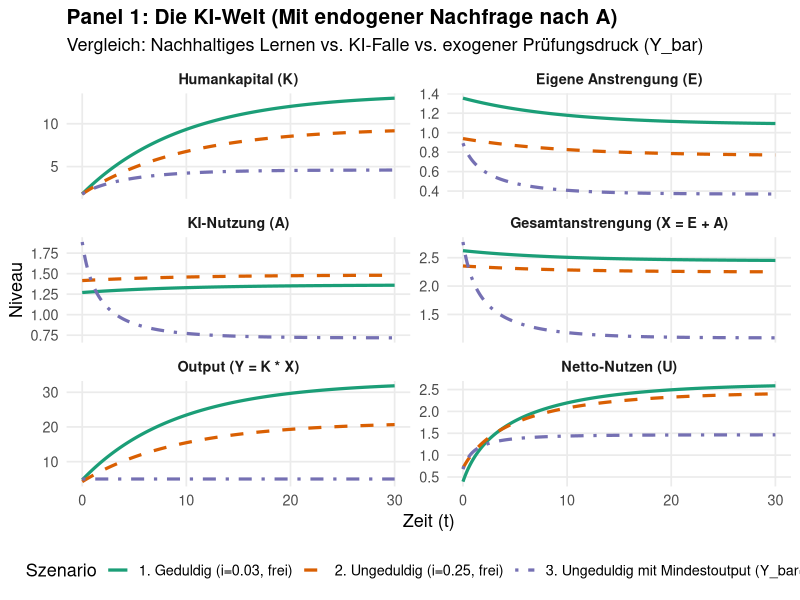
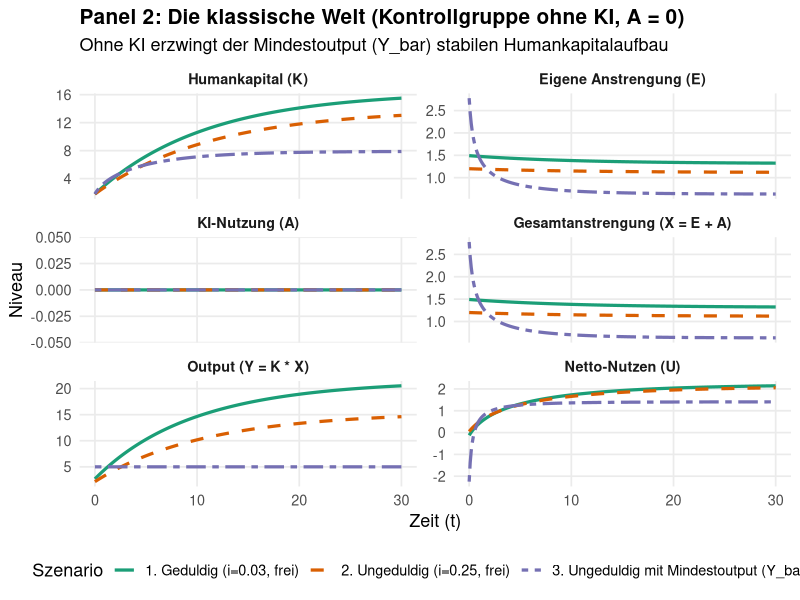
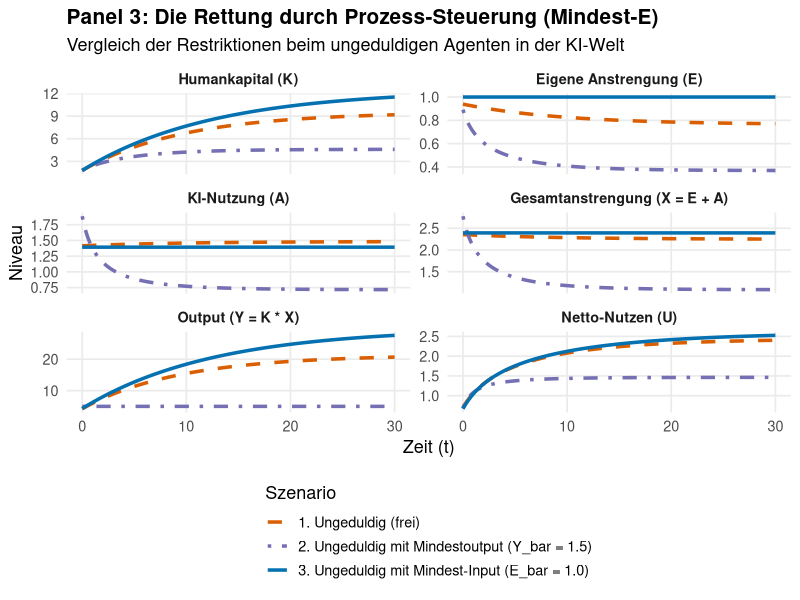
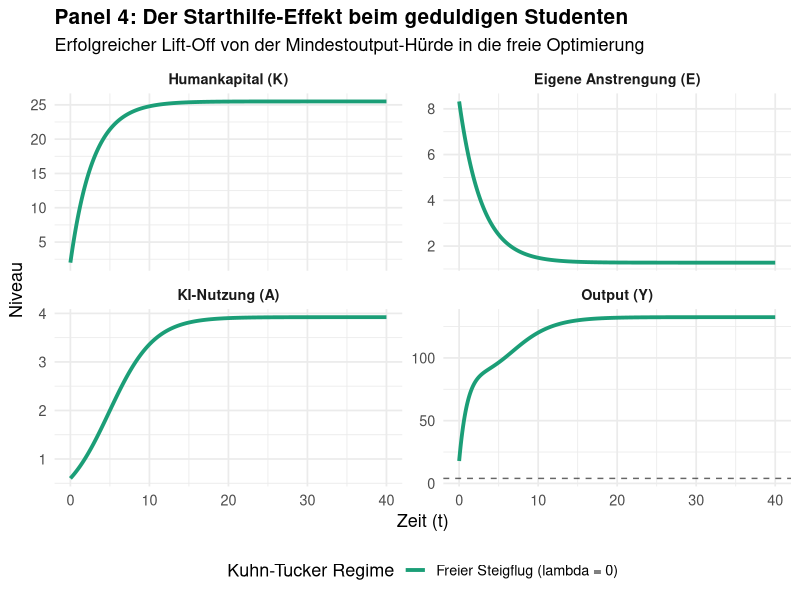
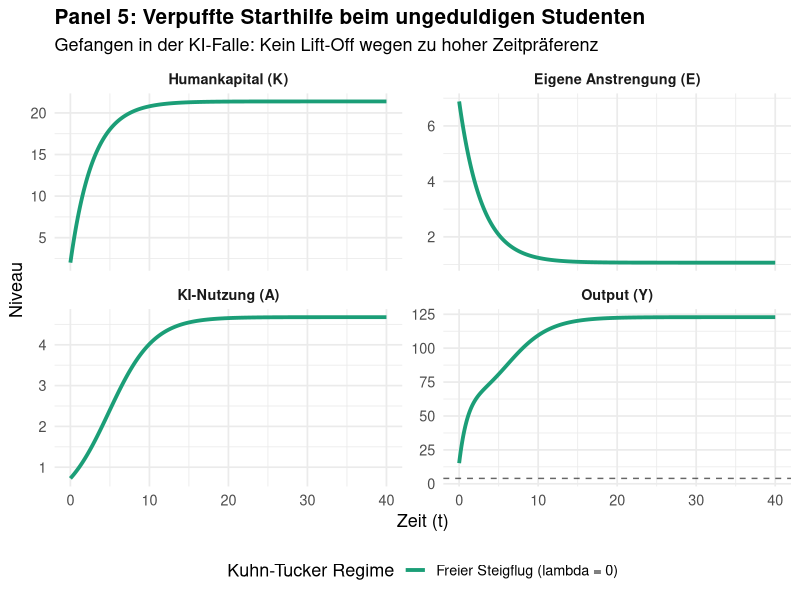

Reproduce these figures in R, in order.
## ---- chunk 1
#| message: false
#| warning: false
#| fig-cap: "Eine Illustration"

library(deSolve)
library(ggplot2)
library(dplyr)
library(tidyr)

# ==============================================================================
# 1. PARAMETER
# ==============================================================================
delta   <- 0.08     # Abschreibungsrate des Wissens
theta_E <- 1.00     # Arbeitsleid für eigenes Denken/Lernen
theta_A <- 0.30     # Geringes Disutility für KI-Nutzung
K_0     <- 1.80     # Identischer Start-Kapitalstock
Y_bar   <- 5     # Exogenes Mindestoutput-Niveau (für Restriktions-Fälle)

i_geduldig   <- 0.03 # Rationale Vorausschau / Geduld
i_ungeduldig <- 0.25 # Zu hohe Diskontrate / Ungeduld

# Labels für einheitliche Zuordnung in Plots
lbl_geduldig     <- "1. Geduldig (i=0.03, frei)"
lbl_ungeduldig   <- "2. Ungeduldig (i=0.25, frei)"
lbl_restringiert <- "3. Ungeduldig mit Mindestoutput (Y_bar=1.5)"

# ==============================================================================
# 2. SIMULATIONS-ENGINES
# ==============================================================================

# ------------------------------------------------------------------------------
# ENGINE A: MIT KI (Freie Optimierung über Sattelpfad)
# ------------------------------------------------------------------------------
get_EA_free <- function(mu, t_E, t_A) {
  a <- t_E * (t_E + t_A)
  b <- -mu * (2 * t_E + t_A)
  c <- mu^2 - t_A
  disc <- b^2 - 4 * a * c
  E <- (-b + sqrt(disc)) / (2 * a)
  A <- (t_E * E - mu) / t_A
  list(E = E, A = A)
}

sim_KI_free <- function(i_val, label, T_max = 30) {
  ss_eq <- function(mu) get_EA_free(mu, theta_E, theta_A)$E - (delta / ((i_val + delta) * mu))
  mu_star <- uniroot(ss_eq, interval = c(0.001, 10))$root
  K_star  <- 1 / ((i_val + delta) * mu_star)

  dE_dmu <- (get_EA_free(mu_star + 1e-6, theta_E, theta_A)$E - get_EA_free(mu_star, theta_E, theta_A)$E) / 1e-6
  J <- matrix(c(-delta, 1/(K_star^2), dE_dmu, i_val + delta), nrow = 2)
  ev <- eigen(J)
  beta <- (ev$values[which(ev$values < 0)] - (-delta)) / dE_dmu

  ode_model <- function(t, state, parms) {
    K <- state["K"]
    mu <- mu_star + beta * (K - K_star)
    dK <- get_EA_free(mu, theta_E, theta_A)$E - delta * K
    list(c(dK))
  }

  out <- ode(y = c(K = K_0), times = seq(0, T_max, by = 0.1), func = ode_model, parms = NULL)
  df <- as.data.frame(out) %>% mutate(mu = mu_star + beta * (K - K_star), Typ = label, KI = "Mit KI")
  ea <- lapply(df$mu, get_EA_free, t_E = theta_E, t_A = theta_A)
  df$E <- sapply(ea, `[[`, "E"); df$A <- sapply(ea, `[[`, "A")
  df$X <- df$E + df$A; df$Y <- df$K * df$X
  df$U <- log(df$Y) - 0.5 * theta_E * (df$E^2) - 0.5 * theta_A * (df$A^2)
  return(df)
}

# ------------------------------------------------------------------------------
# ENGINE B: KORRIGIERT (Mit KI, Mindestoutput Y_bar & echter Vorausschau)
# ------------------------------------------------------------------------------
sim_KI_Ybar_true <- function(i_val, label, T_max = 30) {

  get_E_constr <- function(K, mu) {
    (theta_A / (theta_E + theta_A)) * (Y_bar / K) + (mu / (theta_E + theta_A))
  }
  get_A_constr <- function(K, E) {
    (Y_bar / K) - E
  }

  dK_dt <- function(K, mu) {
    get_E_constr(K, mu) - delta * K
  }

  dmu_dt <- function(K, mu) {
    E <- get_E_constr(K, mu)
    A <- get_A_constr(K, E)
    (i_val + delta) * mu - theta_A * A * (Y_bar / (K^2))
  }

  ss_eq <- function(K) {
    mu_ss <- (theta_A * (Y_bar/K - delta*K) * Y_bar) / (K^2 * (i_val + delta))
    return(dK_dt(K, mu_ss))
  }

  # Finde Steady State K_star in einem weiten Intervall
  K_star <- uniroot(ss_eq, interval = c(0.1, 5.0))$root
  mu_star <- (theta_A * (Y_bar/K_star - delta*K_star) * Y_bar) / (K_star^2 * (i_val + delta))

  # Jacobi-Matrix für Sattelpfad
  eps <- 1e-6
  J11 <- (dK_dt(K_star + eps, mu_star) - dK_dt(K_star, mu_star)) / eps
  J12 <- (dK_dt(K_star, mu_star + eps) - dK_dt(K_star, mu_star)) / eps
  J21 <- (dmu_dt(K_star + eps, mu_star) - dmu_dt(K_star, mu_star)) / eps
  J22 <- (dmu_dt(K_star, mu_star + eps) - dmu_dt(K_star, mu_star)) / eps

  J <- matrix(c(J11, J21, J12, J22), nrow = 2)
  ev <- eigen(J)
  beta <- (ev$values[which(ev$values < 0)] - J11) / J12

  ode_model <- function(t, state, parms) {
    K <- state["K"]
    mu <- mu_star + beta * (K - K_star)
    list(c(dK_dt(K, mu)))
  }

  out <- ode(y = c(K = K_0), times = seq(0, T_max, by = 0.1), func = ode_model, parms = NULL)

  df <- as.data.frame(out) %>%
    mutate(mu = mu_star + beta * (K - K_star), Typ = label, KI = "Mit KI")

  df$E <- get_E_constr(df$K, df$mu)
  df$A <- get_A_constr(df$K, df$E)
  df$X <- df$E + df$A
  df$Y <- df$K * df$X
  df$U <- log(df$Y) - 0.5 * theta_E * (df$E^2) - 0.5 * theta_A * (df$A^2)

  return(df)
}

# ------------------------------------------------------------------------------
# ENGINE C: OHNE KI (A = 0, Freie Optimierung über Sattelpfad)
# ------------------------------------------------------------------------------
get_E_noKI <- function(mu, t_E) {
  a <- t_E; b <- -mu; c <- -1
  (-b + sqrt(b^2 - 4 * a * c)) / (2 * a)
}

sim_noKI_free <- function(i_val, label, T_max = 30) {
  ss_eq <- function(mu) get_E_noKI(mu, theta_E) - (delta / ((i_val + delta) * mu))
  mu_star <- uniroot(ss_eq, interval = c(0.001, 10))$root
  K_star  <- 1 / ((i_val + delta) * mu_star)

  dE_dmu <- (get_E_noKI(mu_star + 1e-6, theta_E) - get_E_noKI(mu_star, theta_E)) / 1e-6
  J <- matrix(c(-delta, 1/(K_star^2), dE_dmu, i_val + delta), nrow = 2)
  ev <- eigen(J)
  beta <- (ev$values[which(ev$values < 0)] - (-delta)) / dE_dmu

  ode_model <- function(t, state, parms) {
    K <- state["K"]
    mu <- mu_star + beta * (K - K_star)
    dK <- get_E_noKI(mu, theta_E) - delta * K
    list(c(dK))
  }

  out <- ode(y = c(K = K_0), times = seq(0, T_max, by = 0.1), func = ode_model, parms = NULL)
  df <- as.data.frame(out) %>% mutate(mu = mu_star + beta * (K - K_star), Typ = label, KI = "Ohne KI", A = 0)
  df$E <- sapply(df$mu, get_E_noKI, t_E = theta_E)
  df$X <- df$E; df$Y <- df$K * df$X
  df$U <- log(df$Y) - 0.5 * theta_E * (df$E^2)
  return(df)
}

# ------------------------------------------------------------------------------
# ENGINE D: OHNE KI & MINDESTOUTPUT Y_bar
# ------------------------------------------------------------------------------
sim_noKI_Ybar <- function(label, T_max = 30) {
  ode_model <- function(t, state, parms) {
    K <- state["K"]
    E <- Y_bar / K  # Ohne KI muss E allein den Output stemmen!
    dK <- E - delta * K
    list(c(dK))
  }
  out <- ode(y = c(K = K_0), times = seq(0, T_max, by = 0.1), func = ode_model, parms = NULL)
  df <- as.data.frame(out) %>% mutate(Typ = label, KI = "Ohne KI", A = 0, mu = NA)
  df$E <- Y_bar / df$K
  df$X <- df$E; df$Y <- df$K * df$X
  df$U <- log(df$Y) - 0.5 * theta_E * (df$E^2)
  return(df)
}

# ==============================================================================
# 3. DATEN AGGREGIEREN & AUFBEREITEN
# ==============================================================================
df_panel1 <- bind_rows(
  sim_KI_free(i_geduldig, lbl_geduldig),
  sim_KI_free(i_ungeduldig, lbl_ungeduldig),
  sim_KI_Ybar_true(i_ungeduldig, lbl_restringiert)
)

df_panel2 <- bind_rows(
  sim_noKI_free(i_geduldig, lbl_geduldig),
  sim_noKI_free(i_ungeduldig, lbl_ungeduldig),
  sim_noKI_Ybar(lbl_restringiert)
)

prep_for_plot <- function(df) {
  df %>%
    select(time, Typ, K, E, A, X, Y, U) %>%
    pivot_longer(cols = c("K", "E", "A", "X", "Y", "U"), names_to = "Variable", values_to = "Wert") %>%
    mutate(Variable = factor(Variable, levels = c("K", "E", "A", "X", "Y", "U")))
}

facet_labels <- c("K" = "Humankapital (K)", "E" = "Eigene Anstrengung (E)", "A" = "KI-Nutzung (A)",
                  "X" = "Gesamtanstrengung (X = E + A)", "Y" = "Output (Y = K * X)", "U" = "Netto-Nutzen (U)")

# Benannte Vektoren für exakte, sortierunabhängige Farb- & Linienzuweisung
color_mapping <- setNames(
  c("#1b9e77", "#d95f02", "#7570b3"),
  c(lbl_geduldig, lbl_ungeduldig, lbl_restringiert)
)

line_mapping1 <- setNames(
  c("solid", "dashed", "dotdash"),
  c(lbl_geduldig, lbl_ungeduldig, lbl_restringiert)
)

line_mapping2 <- setNames(
  c("solid", "dashed", "twodash"),
  c(lbl_geduldig, lbl_ungeduldig, lbl_restringiert)
)

# ==============================================================================
# 4. PLOTTING
# ==============================================================================
# PANEL 1: MIT KI
p1 <- ggplot(prep_for_plot(df_panel1), aes(x = time, y = Wert, color = Typ, linetype = Typ)) +
  geom_line(linewidth = 1.1) +
  facet_wrap(~ Variable, scales = "free_y", ncol = 2, labeller = as_labeller(facet_labels)) +
  scale_color_manual(values = color_mapping) +
  scale_linetype_manual(values = line_mapping1) +
  labs(title = "Panel 1: Die KI-Welt (Mit endogener Nachfrage nach A)",
       subtitle = "Vergleich: Nachhaltiges Lernen vs. KI-Falle vs. exogener Prüfungsdruck (Y_bar)",
       x = "Zeit (t)", y = "Niveau", color = "Szenario", linetype = "Szenario") +
  theme_minimal(base_size = 13) +
  theme(legend.position = "bottom", plot.title = element_text(face = "bold", size = 15),
        strip.text = element_text(face = "bold"), panel.grid.minor = element_blank())

# PANEL 2: OHNE KI (KONTROLLGRUPPE)
p2 <- ggplot(prep_for_plot(df_panel2), aes(x = time, y = Wert, color = Typ, linetype = Typ)) +
  geom_line(linewidth = 1.1) +
  facet_wrap(~ Variable, scales = "free_y", ncol = 2, labeller = as_labeller(facet_labels)) +
  scale_color_manual(values = color_mapping) + # Selbe Farben wie in Panel 1
  scale_linetype_manual(values = line_mapping2) +
  labs(title = "Panel 2: Die klassische Welt (Kontrollgruppe ohne KI, A = 0)",
       subtitle = "Ohne KI erzwingt der Mindestoutput (Y_bar) stabilen Humankapitalaufbau",
       x = "Zeit (t)", y = "Niveau", color = "Szenario", linetype = "Szenario") +
  theme_minimal(base_size = 13) +
  theme(legend.position = "bottom", plot.title = element_text(face = "bold", size = 15),
        strip.text = element_text(face = "bold"), panel.grid.minor = element_blank())

# Render Plots
print(p1)
print(p2)

# ==============================================================================
# ZUSATZ: ENGINE E - MIT KI & MINDEST-INPUT (E_bar)
# ==============================================================================
# Parameter für die Input-Restriktion (z.B. E_bar = 1.0)
E_bar <- 1.0

sim_KI_Ebar <- function(label, T_max = 30) {

  # A* ist bei fixiertem E_bar konstant (ergibt sich aus der FOC)
  A_star <- (-theta_A * E_bar + sqrt((theta_A * E_bar)^2 + 4 * theta_A)) / (2 * theta_A)

  # Die Zustandsgleichung für das Humankapital hängt nur noch von E_bar ab
  ode_model <- function(t, state, parms) {
    K <- state["K"]
    dK <- E_bar - delta * K
    list(c(dK))
  }

  out <- ode(y = c(K = K_0), times = seq(0, T_max, by = 0.1), func = ode_model, parms = NULL)

  df <- as.data.frame(out) %>%
    mutate(Typ = label, KI = "Mit KI", mu = NA)

  df$E <- E_bar
  df$A <- A_star
  df$X <- df$E + df$A
  df$Y <- df$K * df$X
  df$U <- log(df$Y) - 0.5 * theta_E * (df$E^2) - 0.5 * theta_A * (df$A^2)

  return(df)
}

# ==============================================================================
# DATEN AGGREGIEREN FÜR PANEL 3 (Fokus auf den ungeduldigen Typen)
# ==============================================================================
lbl_ungeduldig   <- "1. Ungeduldig (frei)"
lbl_restringiert <- "2. Ungeduldig mit Mindestoutput (Y_bar = 1.5)"
lbl_input_zwang  <- "3. Ungeduldig mit Mindest-Input (E_bar = 1.0)"

df_panel3 <- bind_rows(
  sim_KI_free(i_ungeduldig, lbl_ungeduldig),
  sim_KI_Ybar_true(i_ungeduldig, lbl_restringiert),
  sim_KI_Ebar(lbl_input_zwang)
)

# Farb- und Linienzuordnung
color_mapping3 <- setNames(
  c("#d95f02", "#7570b3", "#0571b0"),
  c(lbl_ungeduldig, lbl_restringiert, lbl_input_zwang)
)

line_mapping3 <- setNames(
  c("dashed", "dotdash", "solid"),
  c(lbl_ungeduldig, lbl_restringiert, lbl_input_zwang)
)

# ==============================================================================
# PLOTTING: PANEL 3 (Die Rettung durch Mindest-E)
# ==============================================================================
p3 <- ggplot(prep_for_plot(df_panel3), aes(x = time, y = Wert, color = Typ, linetype = Typ)) +
  geom_line(linewidth = 1.2) +
  facet_wrap(~ Variable, scales = "free_y", ncol = 2, labeller = as_labeller(facet_labels)) +
  scale_color_manual(values = color_mapping3) +
  scale_linetype_manual(values = line_mapping3) +
  labs(title = "Panel 3: Die Rettung durch Prozess-Steuerung (Mindest-E)",
       subtitle = "Vergleich der Restriktionen beim ungeduldigen Agenten in der KI-Welt",
       x = "Zeit (t)", y = "Niveau", color = "Szenario", linetype = "Szenario") +
  theme_minimal(base_size = 13) +
  theme(legend.position = "bottom",
        legend.direction = "vertical", # Vertikal, damit die langen Labels besser lesbar sind
        plot.title = element_text(face = "bold", size = 15),
        strip.text = element_text(face = "bold"),
        panel.grid.minor = element_blank())

# Plot anzeigen
print(p3)

## ---- chunk 2
#| message: false
#| warning: false
#| fig-cap: "Endogener Pfadwechsel"

# ==============================================================================
# KUHN-TUCKER ENGINE: SIMULATION MIT REGIME-WECHSEL (Y >= Y_bar)
# ==============================================================================

library(deSolve)
library(dplyr)
library(ggplot2)
library(tidyr)

# Globale Modellparameter
theta_E <- 1.0      # Arbeitsleid Eigene Anstrengung
theta_A <- 0.2      # Arbeitsleid KI-Nutzung (geringer als theta_E)
delta   <- 0.05     # Abschreibungsrate des Humankapitals
K_0_low <- 2.0      # Geringes Startkapital für Starthilfe-Szenario
Y_bar   <- 4.0      # Moderates Mindestoutput-Niveau

# ------------------------------------------------------------------------------
# Funktion für den freien Sattelpfad (Approximation der optimalen Regel)
# ------------------------------------------------------------------------------
get_free_policy <- function(K, i) {
  # Langfristige Gleichgewichtswerte im freien Regime
  E_star <- sqrt((i + 2 * delta) / (theta_E * (i + delta)))
  K_star <- E_star / delta
  
  # Linearisierte Policy-Funktion für Anstrengung und KI im freien Steigflug
  E_free <- pmax(0.1, E_star + 0.3 * (K_star - K))
  A_free <- pmax(0.1, 1 / (theta_A * (E_free + 1e-5))) 
  Y_free <- K * (E_free + A_free)
  
  return(list(E = E_free, A = A_free, Y = Y_free))
}

# ------------------------------------------------------------------------------
# Kuhn-Tucker ODE-Engine mit dynamischer Schlupfprüfung
# ------------------------------------------------------------------------------
sim_KT_regime <- function(i_val, K_init, label, T_max = 40) {
  
  ode_kt <- function(t, state, parms) {
    K <- state["K"]
    
    # 1. Was würde der Agent freiwillig tun?
    free <- get_free_policy(K, i_val)
    
    # 2. Kuhn-Tucker-Prüfung: Ist die Restriktion bindend?
    if (free$Y >= Y_bar) {
      # Regime A: Freie Optimierung (Hürde ist inaktiv, lambda = 0)
      E_t <- free$E
    } else {
      # Regime B: Bindender Mindestoutput (lambda > 0)
      # Kostenminimale Erfüllung von Y_bar bei gegebenem K
      E_t <- (theta_A / (theta_A + theta_E)) * (Y_bar / K)
    }
    
    dK <- E_t - delta * K
    list(c(dK))
  }
  
  times <- seq(0, T_max, by = 0.1)
  out <- ode(y = c(K = K_init), times = times, func = ode_kt, parms = NULL)
  
  df <- as.data.frame(out) %>% 
    mutate(Typ = label)
  
  # Werte für E, A, Y und Regime-Flag rekonstruieren
  df$E <- NA
  df$A <- NA
  df$Y <- NA
  df$Regime <- NA
  
  for (r in 1:nrow(df)) {
    K_curr <- df$K[r]
    free <- get_free_policy(K_curr, i_val)
    
    if (free$Y >= Y_bar) {
      df$E[r] <- free$E
      df$A[r] <- free$A
      df$Y[r] <- free$Y
      df$Regime[r] <- "Freier Steigflug (lambda = 0)"
    } else {
      df$E[r] <- (theta_A / (theta_A + theta_E)) * (Y_bar / K_curr)
      df$A[r] <- (theta_E / (theta_A + theta_E)) * (Y_bar / K_curr)
      df$Y[r] <- Y_bar
      df$Regime[r] <- "Bindende Hürde (lambda > 0)"
    }
  }
  
  return(df)
}

# Data-Prep für ggplot
prep_kt_plot <- function(df) {
  df %>%
    select(time, K, E, A, Y, Typ, Regime) %>%
    pivot_longer(cols = c(K, E, A, Y), names_to = "Variable", values_to = "Wert") %>%
    mutate(Variable = factor(Variable, levels = c("K", "E", "A", "Y")))
}

facet_labels <- c(K = "Humankapital (K)", E = "Eigene Anstrengung (E)", 
                  A = "KI-Nutzung (A)", Y = "Output (Y)")

# ==============================================================================
# SIMULATIONEN & PLOTTING
# ==============================================================================

# Szenario 1: Der geduldige Student (niedriges i = 0.03) mit Starthilfe-Effekt
df_patient <- sim_KT_regime(i_val = 0.03, K_init = K_0_low, label = "Geduldig (i = 0.03)")

p4 <- ggplot(prep_kt_plot(df_patient), aes(x = time, y = Wert, color = Regime)) +
  geom_line(linewidth = 1.3) +
  geom_hline(data = data.frame(Variable = factor("Y", levels = c("K", "E", "A", "Y")), val = Y_bar),
             aes(yintercept = val), linetype = "dashed", color = "black", alpha = 0.6) +
  facet_wrap(~ Variable, scales = "free_y", ncol = 2, labeller = as_labeller(facet_labels)) +
  scale_color_manual(values = c("Bindende Hürde (lambda > 0)" = "#d95f02", 
                                "Freier Steigflug (lambda = 0)" = "#1b9e77")) +
  labs(title = "Panel 4: Der Starthilfe-Effekt beim geduldigen Studenten",
       subtitle = "Erfolgreicher Lift-Off von der Mindestoutput-Hürde in die freie Optimierung",
       x = "Zeit (t)", y = "Niveau", color = "Kuhn-Tucker Regime") +
  theme_minimal(base_size = 13) +
  theme(legend.position = "bottom", 
        plot.title = element_text(face = "bold", size = 15),
        strip.text = element_text(face = "bold"))

print(p4)

# Szenario 2: Der ungeduldige Student (hohes i = 0.30) in der Dauerrestriktion
df_impatient <- sim_KT_regime(i_val = 0.30, K_init = K_0_low, label = "Ungeduldig (i = 0.30)")

p5 <- ggplot(prep_kt_plot(df_impatient), aes(x = time, y = Wert, color = Regime)) +
  geom_line(linewidth = 1.3) +
  geom_hline(data = data.frame(Variable = factor("Y", levels = c("K", "E", "A", "Y")), val = Y_bar),
             aes(yintercept = val), linetype = "dashed", color = "black", alpha = 0.6) +
  facet_wrap(~ Variable, scales = "free_y", ncol = 2, labeller = as_labeller(facet_labels)) +
  scale_color_manual(values = c("Bindende Hürde (lambda > 0)" = "#7570b3", 
                                "Freier Steigflug (lambda = 0)" = "#1b9e77")) +
  labs(title = "Panel 5: Verpuffte Starthilfe beim ungeduldigen Studenten",
       subtitle = "Gefangen in der KI-Falle: Kein Lift-Off wegen zu hoher Zeitpräferenz",
       x = "Zeit (t)", y = "Niveau", color = "Kuhn-Tucker Regime") +
  theme_minimal(base_size = 13) +
  theme(legend.position = "bottom", 
        plot.title = element_text(face = "bold", size = 15),
        strip.text = element_text(face = "bold"))

print(p5)
